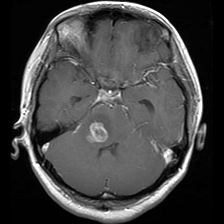
#> input picture Code Program/hasil_edgenext/20261121_191159/smote_train/glioma/smote_glioma_0002.png, 224 x 224 px
$ python -i prepare_mendeley_external.py   (imports and definitions only)
#> lines starting #> are read from the running program, lines starting #| are printed output that depends on the picture; after the words box and inside, x2 and y2 are one past the last pixel; in counts of white or black regions, pixels touching at a corner belong together
#> further down, picture is the input picture: PIL image 224x224 L; min 0, max 255, mean 68.2
"""Audit and prepare the Mendeley four-class external dataset.

The script is deliberately conservative: modality and patient metadata are not
invented. Images without explicit T1 evidence remain ``unknown`` and are not
eligible for a strict external evaluation until the manifest is verified.
"""

from __future__ import annotations

import argparse
import hashlib
import json
import re
from pathlib import Path

import numpy as np
import pandas as pd
from PIL import Image, ImageOps
from sklearn.model_selection import GroupKFold


CLASS_NAMES = ["glioma", "meningioma", "no_tumor", "pituitary"]
CLASS_ALIASES = {
    "glioma": "glioma",
    "healthy": "no_tumor",
    "healthy_brain": "no_tumor",
    "no_tumor": "no_tumor",
    "normal": "no_tumor",
    "meningioma": "meningioma",
    "pituitary": "pituitary",
    "pituitary_macroadenoma": "pituitary",
}
IMAGE_EXTENSIONS = {".jpg", ".jpeg", ".png", ".bmp", ".tif", ".tiff"}
AUGMENTATION_TOKENS = (
    "aug",
    "flip",
    "rotate",
    "rotated",
    "noise",
    "blur",
    "synthetic",
    "generated",
    "mixup",
    "cutmix",
)
MODALITY_TOKENS = {
    "t1": "t1_candidate",
    "t1c": "t1_candidate",
    "t1ce": "t1_candidate",
    "contrast": "t1_candidate",
    "gad": "t1_candidate",
    "t2": "not_t1",
    "flair": "not_t1",
    "dwi": "not_t1",
    "adc": "not_t1",
}


# [29 lines left out: functions file_sha256, _dct_2d, phash_hex, not called in this run]


def phash_distance(first: str, second: str) -> int:
    return (int(first, 16) ^ int(second, 16)).bit_count()


def normalize_name(value: str) -> str:
    return re.sub(r"[^a-z0-9]+", "_", value.lower()).strip("_")


# [17 lines left out: functions find_class_root, modality_status, not called in this run]


def augmentation_status(path: Path) -> str:
    text = path.as_posix().lower()
    return "suspected_augmentation" if any(token in text for token in AUGMENTATION_TOKENS) else "not_detected"


# [150 lines left out: functions scan_external, scan_brisc, audit_phash, apply_verified_metadata, mark_strict_eligibility, not called in this run]


def crop_brain_pad_square(image: Image.Image) -> Image.Image:
    """Remove mostly-black border, pad the brain crop to square, and return RGB."""

    gray = np.asarray(ImageOps.grayscale(image), dtype=np.float32)
    low, high = np.percentile(gray, [5, 99])
#> low = 0; high = 250
    threshold = max(3.0, low + 0.12 * (high - low))
#> threshold = 30
    foreground = gray > threshold
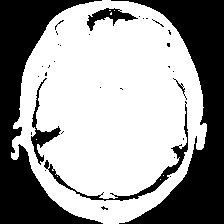
#> foreground: shape (224, 224) bool; 61.4% white; 33 black regions (27 under 20 px), largest, box (x1, y1, x2, y2) and area: (111, 0, 224, 224) 9120, (0, 0, 103, 224) 8242, (44, 101, 188, 201) 924, (31, 78, 61, 165) 524, (87, 8, 138, 31) 431, (173, 78, 187, 100) 43
    rows = np.flatnonzero(foreground.any(axis=1))
#> rows = 224 values from 0 to 223
    cols = np.flatnonzero(foreground.any(axis=0))
#> cols = 196 values from 11 to 206
    if len(rows) and len(cols):
        image = image.crop((cols[0], rows[0], cols[-1] + 1, rows[-1] + 1))
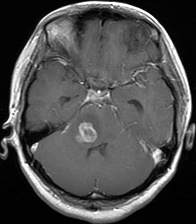
#> image: PIL image 196x224 L; min 0, max 255, mean 77.9
    side = max(image.size)
#> side = 224
    left = (side - image.width) // 2
#> left = 14
    top = (side - image.height) // 2
#> top = 0
    return ImageOps.expand(image, border=(left, top, side - image.width - left, side - image.height - top), fill=0).convert("RGB")
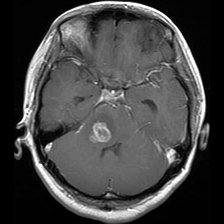
#> returned value: PIL image 224x224 RGB; min 0, max 255, mean 68.1


def normalize_intensity(image: Image.Image, size: int = 224) -> Image.Image:
    """Apply robust per-image percentile normalization after brain cropping."""

    image = crop_brain_pad_square(image).resize((size, size), Image.Resampling.LANCZOS)
    array = np.asarray(ImageOps.grayscale(image), dtype=np.float32)
    low, high = np.percentile(array, [1, 99])
#> low = 0; high = 250
    if high <= low:
        normalized = np.zeros_like(array, dtype=np.uint8)
    else:
        normalized = np.clip((array - low) / (high - low) * 255.0, 0, 255).astype(np.uint8)
    return Image.fromarray(normalized, mode="L").convert("RGB")


# [89 lines left out: functions make_group_kfold, write_reports, main, not called in this run]


# [2 lines not run here, left out]

>>> from PIL import Image
>>> picture = Image.open('../hasil_edgenext/20261121_191159/smote_train/glioma/smote_glioma_0002.png')
>>> result = normalize_intensity(picture)

$ run again, on Code Program/hasil_edgenext/20261121_191159/smote_train/glioma/smote_glioma_0042.png
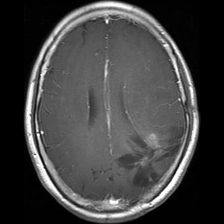
#> input picture Code Program/hasil_edgenext/20261121_191159/smote_train/glioma/smote_glioma_0042.png, 224 x 224 px
#> picture is the input picture: PIL image 224x224 L; min 0, max 255, mean 65
#> in crop_brain_pad_square, `low, high = np.percentile(gray, [5, 99])`: low = 0; high = 243
#> threshold = 29.16
#> in crop_brain_pad_square, `foreground = gray > threshold`:
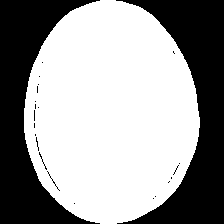
#> foreground: shape (224, 224) bool; 60.9% white; 23 black regions (19 under 20 px), largest, box (x1, y1, x2, y2) and area: (116, 0, 224, 224) 10052, (0, 0, 100, 224) 9445, (39, 152, 47, 170) 21, (47, 171, 60, 191) 21
#> rows = 224 values from 0 to 223
#> cols = 176 values from 24 to 199
#> in crop_brain_pad_square, `image = image.crop((cols[0], rows[0], cols[-1] + 1, rows[-1] + 1))`:
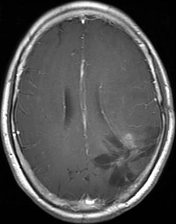
#> image: PIL image 176x224 L; min 0, max 255, mean 82.7
#> in normalize_intensity, `low, high = np.percentile(array, [1, 99])`: low = 0; high = 243

$ run again, on Code Program/hasil_edgenext/20261121_191159/smote_train/glioma/smote_glioma_0046.png
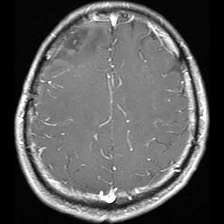
#> input picture Code Program/hasil_edgenext/20261121_191159/smote_train/glioma/smote_glioma_0046.png, 224 x 224 px
#> picture is the input picture: PIL image 224x224 L; min 0, max 255, mean 90.6
#> in crop_brain_pad_square, `low, high = np.percentile(gray, [5, 99])`: low = 0; high = 245
#> threshold = 29.4
#> in crop_brain_pad_square, `foreground = gray > threshold`:
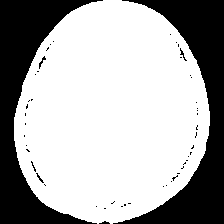
#> foreground: shape (224, 224) bool; 67.6% white; 50 black regions (44 under 20 px), largest, box (x1, y1, x2, y2) and area: (113, 0, 224, 224) 8191, (0, 0, 103, 224) 7853, (39, 56, 46, 69) 28, (180, 48, 187, 61) 24, (36, 173, 44, 183) 22, (99, 221, 110, 224) 20
#> rows = 224 values from 0 to 223
#> cols = 196 values from 14 to 209
#> in crop_brain_pad_square, `image = image.crop((cols[0], rows[0], cols[-1] + 1, rows[-1] + 1))`:
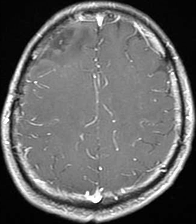
#> image: PIL image 196x224 L; min 0, max 255, mean 103.6
#> in normalize_intensity, `low, high = np.percentile(array, [1, 99])`: low = 0; high = 245

$ run again, on Code Program/hasil_edgenext/20261121_191159/smote_train/glioma/smote_glioma_0051.png
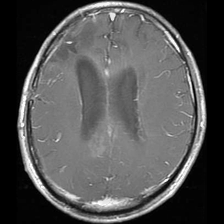
#> input picture Code Program/hasil_edgenext/20261121_191159/smote_train/glioma/smote_glioma_0051.png, 224 x 224 px
#> picture is the input picture: PIL image 224x224 L; min 0, max 255, mean 81.7
#> in crop_brain_pad_square, `low, high = np.percentile(gray, [5, 99])`: low = 0; high = 234
#> threshold = 28.08
#> in crop_brain_pad_square, `foreground = gray > threshold`:
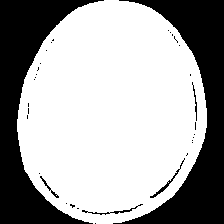
#> foreground: shape (224, 224) bool; 65.4% white; 34 black regions (28 under 20 px), largest, box (x1, y1, x2, y2) and area: (113, 0, 224, 224) 8591, (0, 0, 104, 224) 8356, (150, 158, 185, 198) 113, (82, 204, 143, 215) 99, (40, 176, 59, 198) 59, (192, 82, 197, 121) 51
#> rows = 224 values from 0 to 223
#> cols = 190 values from 17 to 206
#> in crop_brain_pad_square, `image = image.crop((cols[0], rows[0], cols[-1] + 1, rows[-1] + 1))`:
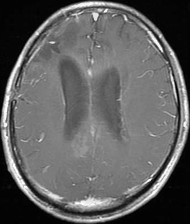
#> image: PIL image 190x224 L; min 0, max 255, mean 96.4
#> in normalize_intensity, `low, high = np.percentile(array, [1, 99])`: low = 0; high = 234
